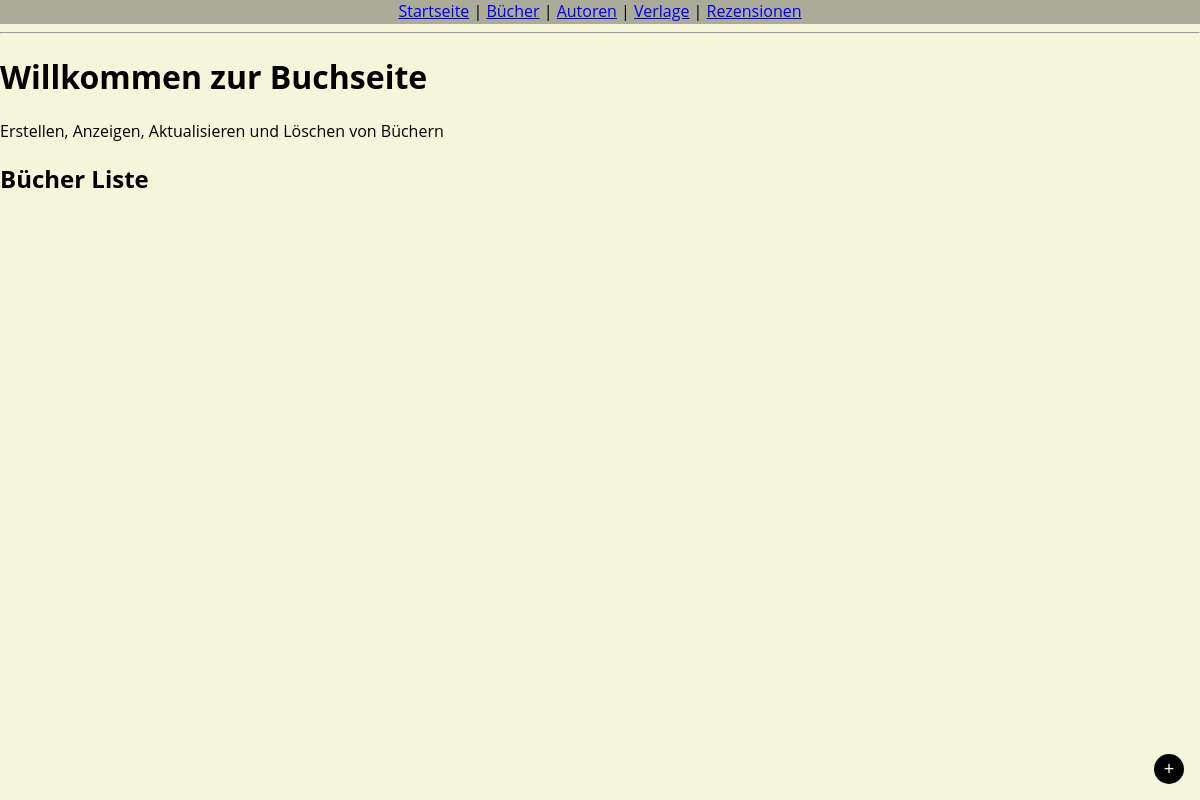
The page /books/ on the database as committed earlier.
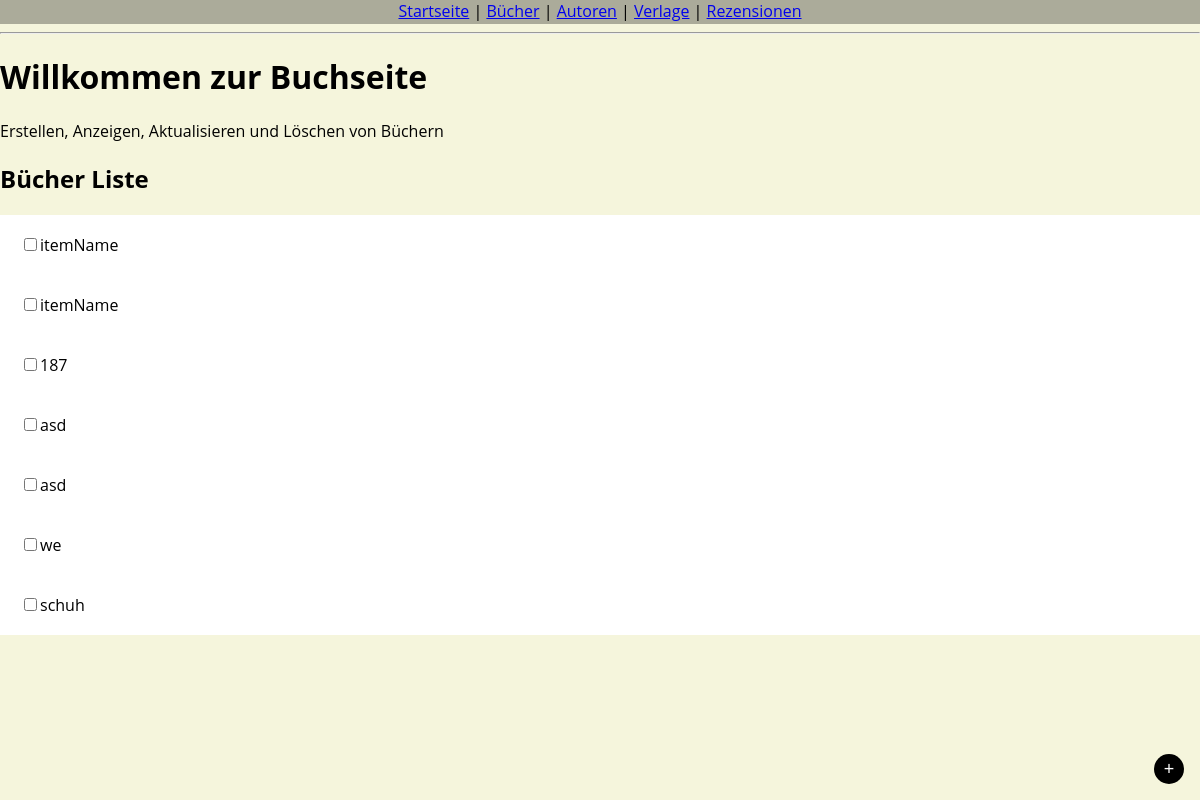
The same page on the database as committed later.
### library/models.py (models this page shows, shortened)
class BookItem(models.Model):
    Titel = models.CharField(max_length=200)
    Veröffentlichungsdatum = models.DateField(default=date.today)
    Genre = models.CharField(max_length=100, blank=True)
    Beschreibung = models.TextField(blank=True)

### library/views.py (the view)
# urls.py: path("books/", views.BookListView.as_view(), name="book_list"),
class BookListView(ListView):
    model = BookItem
    template_name = "library/book/book_list.html"
    context_object_name = "all_items"

### library/templates/library/book/book_list.html (shortened to what this page needs)
{% extends "library/base.html" %}
{% block content %}
  <h1>Willkommen zur Buchseite</h1>
  <p>Erstellen, Anzeigen, Aktualisieren und Löschen von Büchern</p>
  <p>
    <h2> Bücher Liste </h2>
    {% for row in all_items %}
      <div class="list-item">
        <input type="checkbox"> {{ row.Titel }}
      </div>
    {% endfor %}
    <button onclick='addItem()'>
      +
    </button>
  </p>
{% endblock %}

### library/templates/library/base.html (shortened to what this page needs)
<!DOCTYPE html>
<html lang="de">
<head>
</head>
<body>
    <header>
        <nav>
            <a href="{% url 'home' %}">Startseite</a> |
            <a href="{% url 'book_list' %}">Bücher</a> |
            <a href="{% url 'author_list' %}">Autoren</a> |
            <a href="{% url 'publisher_list' %}">Verlage</a> |
            <a href="{% url 'review_list' %}">Rezensionen</a>
         </nav>
    </header>
    <hr>
    <main>
        {% block content %}{% endblock %}
    </main>
</body>
</html>

### library/templates/library/base.html (style rules this page uses)
body { font-family: 'Open Sans', sans-serif; background-color: beige; margin: 0; }
header { background-color: rgba(0, 0, 0, 0.3); display: flex; height: 24px; justify-content: center; }

### library/templates/library/book/book_list.html (style rules this page uses)
button { height: 30px; width: 30px; border-radius: 50%; justify-content: center; background-color: black; color: white; font-size: 18px; position: absolute; right: 16px; bottom: 16px; border: unset; }
.list-item { background-color: white; height: 60px; padding-left: 20px; display: flex; align-items: center; }

Rows that differ between the two databases and show on the page:
added BookItem: Titel "itemName"
added BookItem: Titel "itemName"
added BookItem: Titel "187"
added BookItem: Titel "asd"
added BookItem: Titel "asd"
added BookItem: Titel "we"
added BookItem: Titel "schuh"
